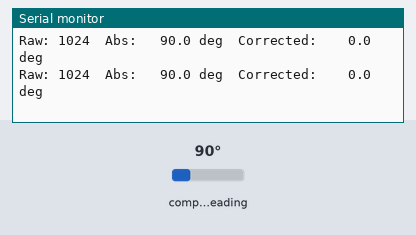
A program run on a simulated ESP32. On the bench: the last lines printed to the serial monitor. Wiring (inferred from the names in the program): AS5600 angle sensor at I2C address 0x36. The test bench sets the inputs (shaded band); at power-on: compass heading 90°.

Above: at 3.2 s.
3.3 s: compass heading set to 7°
At 3.36 s:
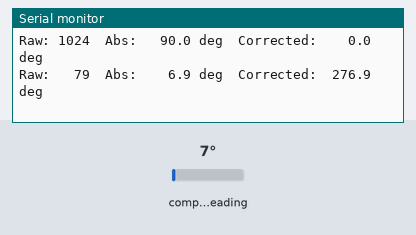
5.2 s: compass heading set to 10°
At 5.27 s:
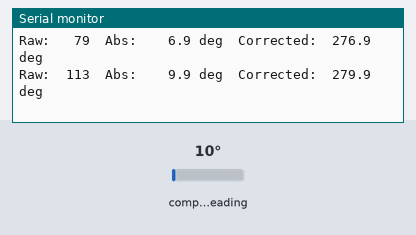

The program:

main.cpp
```cpp
#include <Arduino.h>
#include <Wire.h>

// Pin config
#define SDA_PIN 4
#define SCL_PIN 5

// AS5600 registers
#define AS5600_ADDR 0x36
#define REG_ZMCO 0x00
#define REG_CONF_HI 0x07
#define REG_CONF_LO 0x08
#define REG_STATUS 0x0B
#define REG_RAW_MSB 0x0C
#define REG_RAW_LSB 0x0D
#define REG_AGC 0x1A
#define REG_MAG_HI 0x1B
#define REG_MAG_LO 0x1C

#define STATUS_MH 0x08
#define STATUS_ML 0x10
#define STATUS_MD 0x20
#define READ_ERROR 0xFFFF

float startAngle = 0.0f;
float degAngle = 0.0f;
float correctedAngle = 0.0f;
bool sensorOk = false;

bool i2cReadBytes(uint8_t reg, uint8_t* buf, uint8_t len) {
    Wire.beginTransmission((uint8_t)AS5600_ADDR);
    Wire.write(reg);
    uint8_t err = Wire.endTransmission(false);
    if (err != 0)
        return false;
    Wire.requestFrom((uint8_t)AS5600_ADDR, (uint8_t)len);
    if (Wire.available() < len)
        return false;
    for (uint8_t i = 0; i < len; i++)
        buf[i] = Wire.read();
    return true;
}

// Verify AS5600 ACKs on the bus
bool as5600Ping() {
    Wire.beginTransmission((uint8_t)AS5600_ADDR);
    return Wire.endTransmission() == 0;
}

void dumpDiagnostics() {
    Serial.println("[AS5600] --- Register dump ---");
    uint8_t val;

    // ZMCO (0x00): number of times zero-pos has been permanently burned (0-3)
    if (i2cReadBytes(REG_ZMCO, &val, 1))
        Serial.printf("  ZMCO   (0x00) = 0x%02X  (burn count: %d)\n", val,
                      val & 0x03);
    else
        Serial.println("  ZMCO   read FAILED");

    // CONF (0x07-0x08): default is 0x0000 on a fresh part
    uint8_t conf[2];
    if (i2cReadBytes(REG_CONF_HI, conf, 2))
        Serial.printf("  CONF   (0x07) = 0x%02X%02X\n", conf[0], conf[1]);
    else
        Serial.println("  CONF   read FAILED");

    // STATUS (0x0B)
    if (i2cReadBytes(REG_STATUS, &val, 1)) {
        Serial.printf("  STATUS (0x0B) = 0x%02X  [ ", val);
        if (val & STATUS_MD)
            Serial.print("MD ");
        if (val & STATUS_MH)
            Serial.print("MH ");
        if (val & STATUS_ML)
            Serial.print("ML ");
        if (!(val & 0x38))
            Serial.print("NO_MAGNET ");
        Serial.println("]");
    } else
        Serial.println("  STATUS read FAILED");

    // RAW ANGLE (0x0C-0x0D)
    uint8_t raw[2];
    if (i2cReadBytes(REG_RAW_MSB, raw, 2))
        Serial.printf("  RAW    (0x0C) = 0x%02X%02X  (%d)\n", raw[0], raw[1],
                      ((raw[0] << 8) | raw[1]) & 0x0FFF);
    else
        Serial.println("  RAW    read FAILED");

    // AGC (0x1A): auto-gain control, 0 if no magnet / bus dead
    if (i2cReadBytes(REG_AGC, &val, 1))
        Serial.printf(
            "  AGC    (0x1A) = %d  (ideal ~128, 0=no magnet/bad bus)\n", val);
    else
        Serial.println("  AGC    read FAILED");

    // MAGNITUDE (0x1B-0x1C): CORDIC magnitude
    uint8_t mag[2];
    if (i2cReadBytes(REG_MAG_HI, mag, 2))
        Serial.printf("  MAG    (0x1B) = %d\n",
                      ((mag[0] << 8) | mag[1]) & 0x0FFF);
    else
        Serial.println("  MAG    read FAILED");

    Serial.println("[AS5600] -------------------------");
}

uint16_t readRawAngle() {
    uint8_t buf[2];
    if (!i2cReadBytes(REG_RAW_MSB, buf, 2))
        return READ_ERROR;
    return ((uint16_t)(buf[0] << 8) | buf[1]) & 0x0FFF;
}

float rawToDegrees(uint16_t raw) {
    return raw * 0.087890625f;
}

bool checkMagnetPresence() {
    Serial.println("[AS5600] Waiting for magnet...");
    unsigned long start = millis();
    while (millis() - start < 3000) {
        uint8_t status;
        if (!i2cReadBytes(REG_STATUS, &status, 1)) {
            Serial.println("[AS5600] ERROR: could not read STATUS");
            delay(500);
            continue;
        }
        status &= 0x38;
        if (status & STATUS_MD) {
            if (status & STATUS_MH) {
                Serial.println("[AS5600] WARNING: magnet too strong");
                return false;
            }
            if (status & STATUS_ML) {
                Serial.println("[AS5600] WARNING: magnet too weak");
                return false;
            }
            Serial.println("[AS5600] Magnet detected OK");
            return true;
        }
        delay(100);
    }
    Serial.println("[AS5600] ERROR: no magnet detected after 3 s");
    return false;
}

void correctAngle() {
    correctedAngle = degAngle - startAngle;
    if (correctedAngle < 0)
        correctedAngle += 360.0f;
}

void setup() {
    Serial.begin(115200);
    delay(2000);
    Serial.println("\n=== AS5600 Ball Valve Encoder ===");

    Wire.begin(SDA_PIN, SCL_PIN);
    Wire.setClock(400000);
    Serial.printf("I2C initialized  SDA=%d  SCL=%d  400 kHz\n", SDA_PIN,
                  SCL_PIN);

    if (!as5600Ping()) {
        Serial.println("[AS5600] No ACK at 0x36 — check wiring / pull-ups");
        Serial.println("=================================");
        return;
    }
    Serial.println("[AS5600] ACK OK at 0x36");

    dumpDiagnostics();

    sensorOk = checkMagnetPresence();

    uint16_t raw = readRawAngle();
    if (raw != READ_ERROR) {
        startAngle = rawToDegrees(raw);
        Serial.printf("Start angle tared at: %.1f deg\n", startAngle);
    } else {
        Serial.println("WARNING: could not tare start angle");
    }
    Serial.println("=================================");
}

void loop() {
    if (!sensorOk) {
        delay(2000);
        Serial.println("[retry] Pinging AS5600...");
        if (as5600Ping()) {
            dumpDiagnostics();
            sensorOk = checkMagnetPresence();
        } else {
            Serial.println("[retry] No ACK");
        }
        return;
    }

    uint16_t raw = readRawAngle();
    if (raw == READ_ERROR) {
        Serial.println("ERROR: I2C read failed");
    } else {
        degAngle = rawToDegrees(raw);
        correctAngle();
        Serial.printf("Raw: %4d  Abs: %6.1f deg  Corrected: %6.1f deg\n", raw,
                      degAngle, correctedAngle);
    }
    delay(100);
}
```

Measured:
- the behaviour switches between 8 and 9° on compass heading (found by bisection; images 1 and 2)
- after the input at 3.3 s, the serial monitor: prints a new line after 0.05 s (image 1)
- after the input at 5.2 s, the serial monitor: prints a new line after 0.07 s (image 2)
